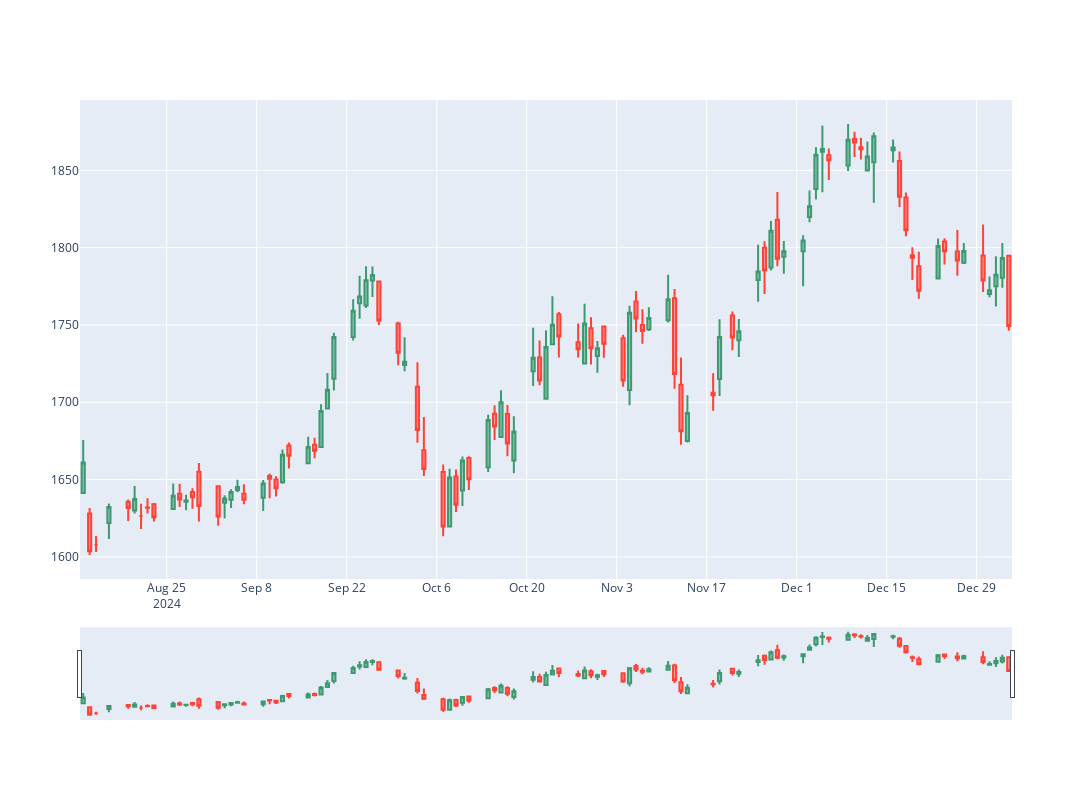

This figure's notebook cell:
### Code cell
client.plot_candlestick(df2)
